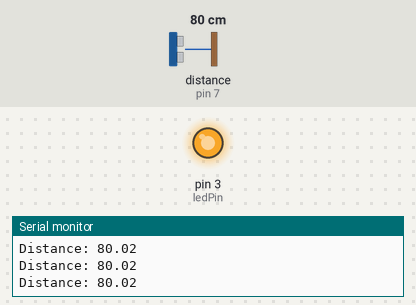
Bench run of a sketch on a simulated Arduino Uno, built with avr-gcc and run on an emulated ATmega328P. Shown: output pins drawn as LEDs (lit = HIGH), the last lines printed to the serial monitor. Wiring (inferred from the names in the program): ultrasonic range finder: trigger pin 6; echo pin 7. The test bench sets the inputs (shaded band); at power-on: distance to the obstacle (sensor on pin 7) 80 cm. The echo pulse lasts 58.3 µs per cm; pins used as bus, display or sensor lines are not drawn.

Above: at 1.2 s.
1.3 s: distance to the obstacle (sensor on pin 7) set to 2 cm
At 1.9 s:
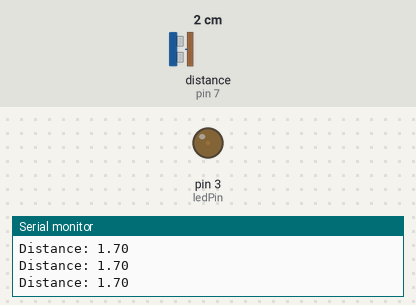
2.9 s: distance to the obstacle (sensor on pin 7) set to 35 cm
At 3.9 s:
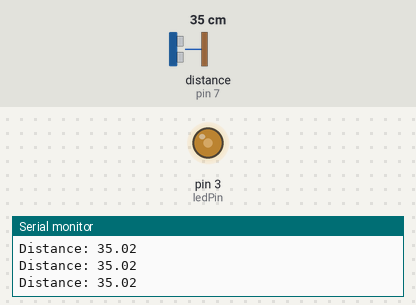
4.5 s: distance to the obstacle (sensor on pin 7) set to 60 cm
At 5.4 s:
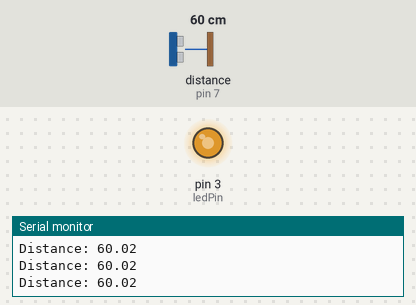
Timing chart, 0 to 7.5 s (numbered marks = the images above; inputs shaded):
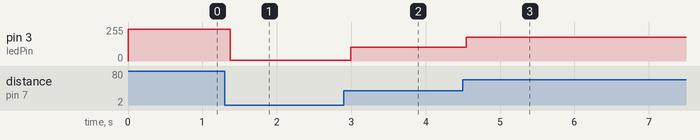

Measured:
- after the input at 1.3 s, pin 3 (ledPin): 240/255 → 6/255 after 0.08 s, → 5/255 0.10 s later
- after the input at 2.9 s, pin 3 (ledPin): 5/255 → 104/255 after 0.10 s, → 105/255 0.10 s later
- after the input at 4.5 s, pin 3 (ledPin): 105/255 → 180/255 at once

The sketch:

echo.ino
```cpp
const int trigPin = 6;
const int echoPin = 7;
const int ledPin = 3;
float duration, distance;

void setup() {
  // put your setup code here, to run once:
	pinMode(trigPin, OUTPUT);
	pinMode(echoPin, INPUT);
	pinMode(ledPin, OUTPUT);
	Serial.begin(115200);

}

void loop() {
  // put your main code here, to run repeatedly:
  digitalWrite(trigPin, LOW);
  delayMicroseconds(2);
  digitalWrite(trigPin, HIGH);
  delayMicroseconds(10);
  digitalWrite(trigPin, LOW);

  duration = pulseIn(echoPin, HIGH);
  distance = (duration*.0343)/2;

  analogWrite(ledPin, distance*3);

  Serial.print("Distance: ");
  Serial.println(distance);
  delay(100);
}
```
